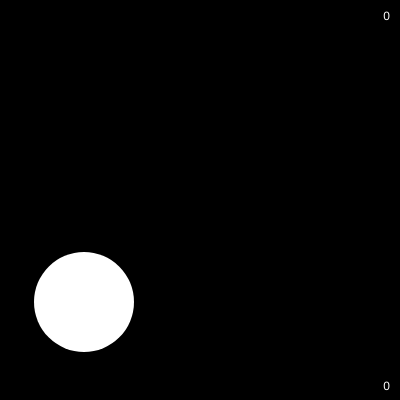
Frame 1 (no input)
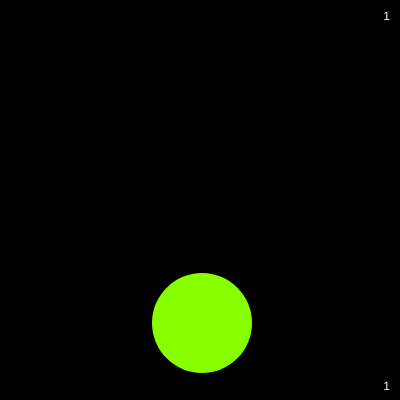
Frame 60 (no input)
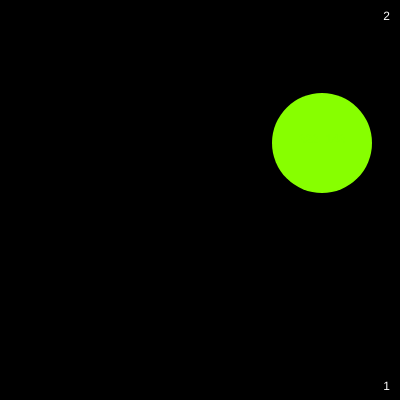
Frame 120 (the mouse pressed at the canvas centre since frame 60)

The p5.js sketch that drew these frames (run headless with seeded random() and noise() and a simulated clock; from frame 60 on, the mouse is pressed at the canvas centre):

// p5.js sketch
// ── sketch.js
let c;
let count;
let time;
let posx;
let posy;
let speedx = 2;
let speedy = 3;
let limit = 20;


function setup() {
  createCanvas(400, 400);
  
  // Para mover el canvas a un contenedor específico,
  // Tendremos que utilizar el "instance mode"
  // let canvas = createCanvas(400, 400);
  // canvas.parent('sketch-container')

  // Setear Color Mode 
  colorMode(HSB);
  
  // Setear variables
  count = 0;
  time = 0;

  c = random(255);
  posx = floor(random(0, width));
  posy = floor(random(0, height));
}

function draw() {
  // BACKGROUND
  background(0);

  // Comprobar colisiones de la pelota
  if (count < limit) {
    // Actualizar posición de la pelota
    posx += speedx;
    posy += speedy;

    // Comprobar límites horizontales (x)
    if (posx > width || posx < 0) {
      speedx *= -1;
      c = color(random(255), 150, 120);
      count++
    }

    // Comprobar límites verticales (y)
    if (posy > height || posy < 0) {
      speedy *= -1;
      c = color(random(255), 150, 120);
      count++;
    }

    fill(c);
  
  } else {
    fill(255);
    noLoop();
  }

  // Dibujar pelota
  noStroke();
  ellipse(posx, posy, 100, 100);

  // Actualizar coordenadas de posición
  let pos = [posx, posy];
  let sep = ', ';
  textAlign(CENTER);
  text(join(pos, sep), posx, posy);

  // Actualizar contador de colisiones
  fill(255);
  textAlign(RIGHT);
  text(count, width - 10, height - 10);


  // Actualizar cronometro
  if (frameCount % 60 === 0) {
    time++;
  }
  text(time, width - 10, 20);
}

// ── style.css
html, body {
  margin: 0;
  padding: 0;
  height: 100%;
}

body {
  height: 100%;
}

#sketch-container {
  height: 100%;
  display: flex;
  align-items: center;
  justify-content: center;
}

#sketch-container:empty {
  display: none;
}

canvas {
  display: block;
}
